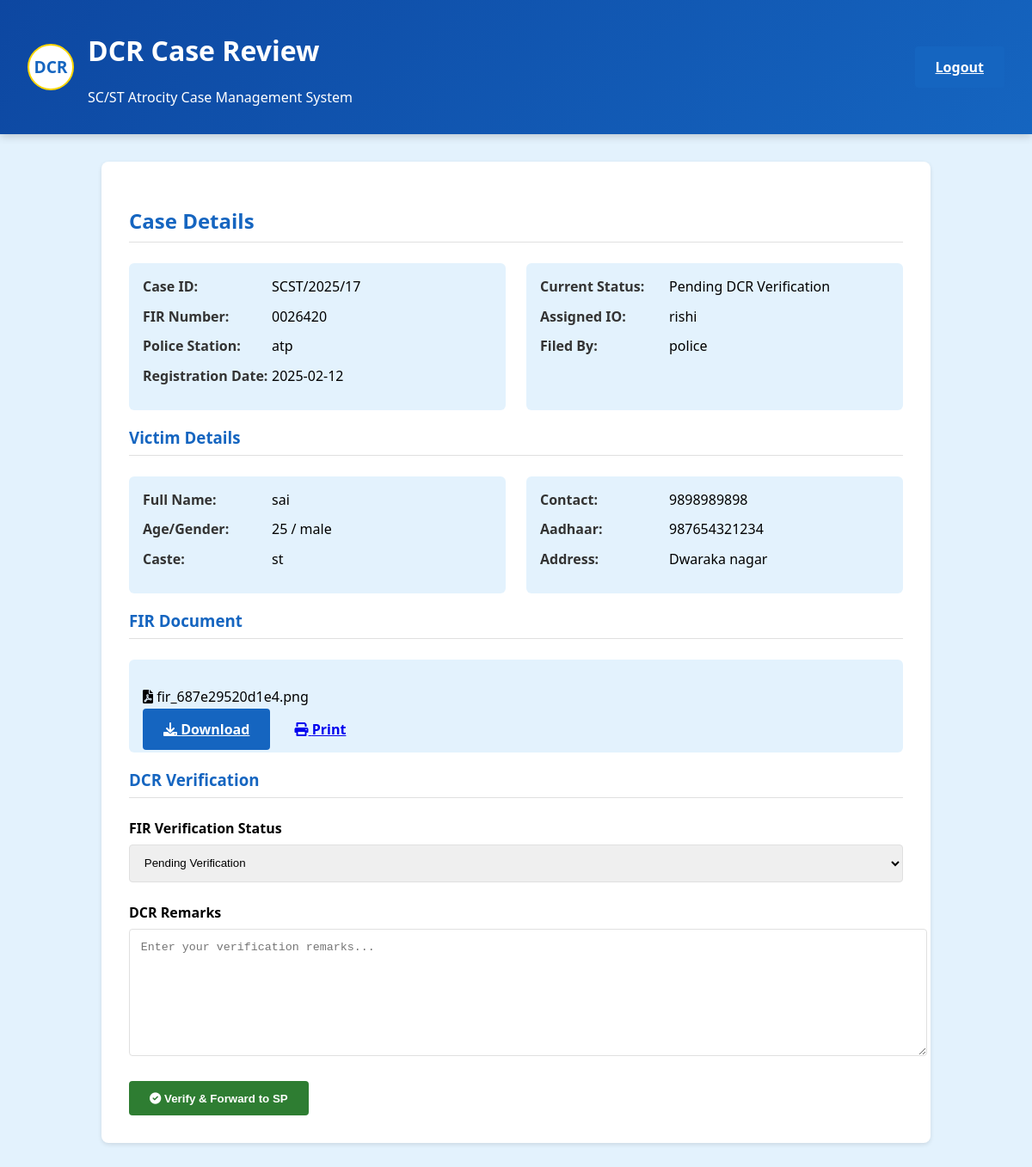
Page /review_dcr_case.php?case_id=17 (signed in) on the committed database.
### tables this page shows
CREATE TABLE `cases` (
  `case_id` int(11) NOT NULL,
  `victim_name` varchar(100) NOT NULL,
  `victim_address` text NOT NULL,
  `incident_date` date NOT NULL,
  `incident_description` text NOT NULL,
  `case_type` enum('SC','ST') NOT NULL,
  `status` varchar(32) DEFAULT NULL,
  `filed_by` int(11) DEFAULT NULL,
  `created_at` timestamp NOT NULL DEFAULT current_timestamp(),
  `victim_age` int(11) DEFAULT NULL,
  `victim_gender` varchar(20) DEFAULT NULL,
  `victim_caste` varchar(20) DEFAULT NULL,
  `victim_contact` varchar(20) DEFAULT NULL,
  `victim_aadhaar` varchar(20) DEFAULT NULL,
  `fir_number` varchar(50) DEFAULT NULL,
  `fir_date` date DEFAULT NULL,
  `police_station` varchar(100) DEFAULT NULL,
  `victim_statement` text DEFAULT NULL,
  `medical_report` text DEFAULT NULL,
  `case_sections` text DEFAULT NULL,
  `investigating_officer` varchar(100) DEFAULT NULL,
  `forward_to_sp` tinyint(1) DEFAULT 1,
  `priority` enum('low','medium','high') NOT NULL DEFAULT 'medium',
  `assigned_officer` varchar(100) DEFAULT NULL,
  `io_username` varchar(50) DEFAULT NULL,
  `io_report` text DEFAULT NULL,
  `io_witness_statements` text DEFAULT NULL,
  `io_recommendations` text DEFAULT NULL,
  `updated_at` timestamp NULL DEFAULT current_timestamp() ON UPDATE current_timestamp()
);

CREATE TABLE `users` (
  `id` int(11) NOT NULL,
  `username` varchar(50) NOT NULL,
  `password` varchar(255) NOT NULL,
  `role` enum('police','rdo','c_section','collector','social_welfare','dcr','io') NOT NULL,
  `created_at` timestamp NOT NULL DEFAULT current_timestamp()
);

CREATE TABLE `case_documents` (
  `document_id` int(11) NOT NULL,
  `case_id` int(11) NOT NULL,
  `document_type` varchar(50) NOT NULL,
  `file_path` varchar(255) NOT NULL,
  `uploaded_by` int(11) DEFAULT NULL,
  `created_at` timestamp NOT NULL DEFAULT current_timestamp()
);

### review_dcr_case.php (the view, shortened to what this page needs)
<?php
require_once 'includes/db.php';
$case_id = $_GET['case_id'];
try {
    $stmt = $pdo->prepare("
        SELECT c.*, u.username as filed_by_name
        FROM cases c
        JOIN users u ON c.filed_by = u.id
        WHERE c.case_id = ?
    ");
    $stmt->execute([$case_id]);
    $case = $stmt->fetch(PDO::FETCH_ASSOC);
    $stmt = $pdo->prepare("SELECT * FROM case_documents WHERE case_id = ? ORDER BY created_at DESC");
    $stmt->execute([$case_id]);
    $documents = $stmt->fetchAll(PDO::FETCH_ASSOC);
} catch (Exception $e) {
    header('Location: dcr_dashboard.php?error=' . urlencode($e->getMessage()));
    exit();
}
?>
<!DOCTYPE html>
<html lang="en">
<head>
</head>
<body>
    <div class="header">
        <div class="header-title">
            <div class="badge">DCR</div>
            <div>
                <h1>DCR Case Review</h1>
                <p>SC/ST Atrocity Case Management System</p>
            </div>
        </div>
        <div class="header-actions">
            <a href="logout.php" class="btn btn-primary">Logout</a>
        </div>
    </div>
    <div class="main-content">
        <h2 class="section-title">Case Details</h2>
        <div class="detail-grid">
            <div class="detail-card">
                <div class="detail-row"><div class="detail-label">Case ID:</div><div class="detail-value">SCST/<?php echo date('Y', strtotime($case['created_at'])); ?>/<?php echo $case['case_id']; ?></div></div>
                <div class="detail-row"><div class="detail-label">FIR Number:</div><div class="detail-value"><?php echo htmlspecialchars($case['fir_number']); ?></div></div>
                <div class="detail-row"><div class="detail-label">Police Station:</div><div class="detail-value"><?php echo htmlspecialchars($case['police_station']); ?></div></div>
                <div class="detail-row"><div class="detail-label">Registration Date:</div><div class="detail-value"><?php echo htmlspecialchars($case['fir_date']); ?></div></div>
            </div>
            <div class="detail-card">
                <div class="detail-row"><div class="detail-label">Current Status:</div><div class="detail-value"><span class="status-badge status-pending">Pending DCR Verification</span></div></div>
                <div class="detail-row"><div class="detail-label">Assigned IO:</div><div class="detail-value"><?php echo htmlspecialchars($case['investigating_officer']); ?></div></div>
                <div class="detail-row"><div class="detail-label">Filed By:</div><div class="detail-value"><?php echo htmlspecialchars($case['filed_by_name']); ?></div></div>
            </div>
        </div>
        <h3 class="section-title">Victim Details</h3>
        <div class="detail-grid">
            <div class="detail-card">
                <div class="detail-row"><div class="detail-label">Full Name:</div><div class="detail-value"><?php echo htmlspecialchars($case['victim_name']); ?></div></div>
                <div class="detail-row"><div class="detail-label">Age/Gender:</div><div class="detail-value"><?php echo htmlspecialchars($case['victim_age']) . ' / ' . htmlspecialchars($case['victim_gender']); ?></div></div>
                <div class="detail-row"><div class="detail-label">Caste:</div><div class="detail-value"><?php echo htmlspecialchars($case['victim_caste']); ?></div></div>
            </div>
            <div class="detail-card">
                <div class="detail-row"><div class="detail-label">Contact:</div><div class="detail-value"><?php echo htmlspecialchars($case['victim_contact']); ?></div></div>
                <div class="detail-row"><div class="detail-label">Aadhaar:</div><div class="detail-value"><?php echo htmlspecialchars($case['victim_aadhaar']); ?></div></div>
                <div class="detail-row"><div class="detail-label">Address:</div><div class="detail-value"><?php echo htmlspecialchars($case['victim_address']); ?></div></div>
            </div>
        </div>
        <h3 class="section-title">FIR Document</h3>
        <div class="detail-card">
            <?php if (!empty($documents)): ?>
                <?php foreach ($documents as $doc): if ($doc['document_type'] === 'fir'): ?>
                    <div class="fir-viewer">
                        <p><i class="fas fa-file-pdf"></i> <?php echo htmlspecialchars($doc['file_path']); ?></p>
                        <div class="fir-actions">
                            <a class="btn btn-primary" href="uploads/<?php echo htmlspecialchars($doc['file_path']); ?>" download><i class="fas fa-download"></i> Download</a>
                            <a class="btn" href="uploads/<?php echo htmlspecialchars($doc['file_path']); ?>" target="_blank"><i class="fas fa-print"></i> Print</a>
                        </div>
                    </div>
                <?php endif; endforeach; ?>
            <?php else: ?>
                <p>No FIR document uploaded.</p>
            <?php endif; ?>
        </div>
        <h3 class="section-title">DCR Verification</h3>
        <form method="POST" action="handlers/process_dcr_case.php">
            <div class="form-group">
                <label for="verification_status">FIR Verification Status</label>
                <select id="verification_status" name="verification_status" required>
                    <option value="pending" selected>Pending Verification</option>
                </select>
            </div>
            <div class="form-group">
                <label for="dcr_remarks">DCR Remarks</label>
                <textarea id="dcr_remarks" name="dcr_remarks" placeholder="Enter your verification remarks..." required></textarea>
            </div>
            <div class="action-buttons">
                <button type="submit" class="btn btn-success"><i class="fas fa-check-circle"></i> Verify & Forward to SP</button>
            </div>
        </form>
    </div>
    <link rel="stylesheet" href="https://cdnjs.cloudflare.com/ajax/libs/font-awesome/6.0.0/css/all.min.css">
</body>
</html>

### review_dcr_case.php (style rules this page uses)
:root { --dcr-blue: #1565c0; --dcr-light: #e3f2fd; --dcr-dark-blue: #0d47a1; --dcr-white: #ffffff; --dcr-dark: #333333; --dcr-gray: #e0e0e0; --collector-green: #2e7d32; }
body { background-color: var(--dcr-light); margin: 0; font-family: 'Segoe UI', Tahoma, Geneva, Verdana, sans-serif; }
.header { background: linear-gradient(135deg, var(--dcr-dark-blue), var(--dcr-blue)); color: white; padding: 1rem 2rem; display: flex; justify-content: space-between; align-items: center; box-shadow: 0 2px 10px rgba(0,0,0,0.2); }
.header-title { display: flex; align-items: center; gap: 1rem; }
.badge { width: 50px; height: 50px; background-color: white; border-radius: 50%; display: flex; align-items: center; justify-content: center; color: var(--dcr-blue); font-weight: bold; font-size: 1.2rem; border: 2px solid gold; }
.main-content { max-width: 900px; margin: 2rem auto; background: white; border-radius: 8px; box-shadow: 0 2px 5px rgba(0,0,0,0.1); padding: 2rem; }
.section-title { color: var(--dcr-blue); margin-bottom: 1.5rem; padding-bottom: 0.5rem; border-bottom: 1px solid var(--dcr-gray); }
.detail-grid { display: grid; grid-template-columns: repeat(auto-fill, minmax(300px, 1fr)); gap: 1.5rem; }
.detail-card { background-color: var(--dcr-light); padding: 1rem; border-radius: 6px; }
.detail-row { display: flex; margin-bottom: 0.8rem; }
.detail-label { font-weight: 600; width: 150px; color: var(--dcr-dark); }
.detail-value { flex: 1; }
.form-group { margin-bottom: 1.5rem; }
.form-group label { display: block; margin-bottom: 0.5rem; font-weight: 600; }
.form-group select, .form-group textarea { width: 100%; padding: 0.8rem; border: 1px solid var(--dcr-gray); border-radius: 4px; }
.form-group textarea { min-height: 120px; resize: vertical; }
.action-buttons { display: flex; gap: 1rem; margin-top: 1.5rem; }
.btn { padding: 0.8rem 1.5rem; border: none; border-radius: 4px; font-weight: 600; cursor: pointer; transition: all 0.3s; }
.btn-primary { background-color: var(--dcr-blue); color: white; }
.btn-success { background-color: var(--collector-green); color: white; }

### rows in the picture
cases: created_at "2025", case_id "17", fir_number "0026420", police_station "atp", fir_date "2025-02-12", investigating_officer "rishi", filed_by.username "police", victim_name "sai", victim_age "25", victim_gender "male", victim_caste "st", victim_contact "9898989898", victim_aadhaar "987654321234", victim_address "Dwaraka nagar"
case_documents: file_path "fir_687e29520d1e4.png"
